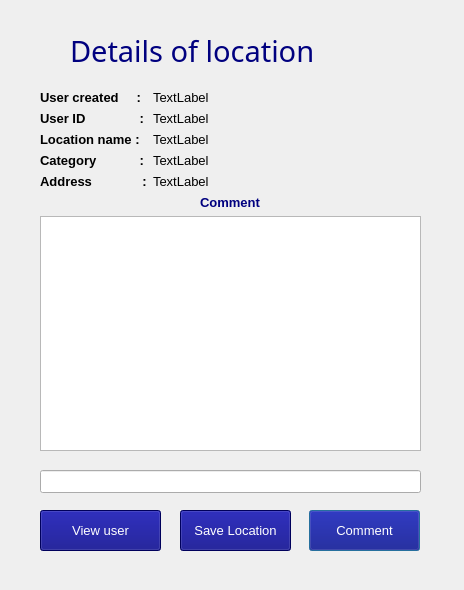
<?xml version="1.0" encoding="UTF-8"?>
<ui version="4.0">
 <class>comment</class>
 <widget class="QDialog" name="comment">
  <property name="geometry">
   <rect>
    <x>0</x>
    <y>0</y>
    <width>464</width>
    <height>590</height>
   </rect>
  </property>
  <property name="font">
   <font>
    <pointsize>10</pointsize>
   </font>
  </property>
  <property name="windowTitle">
   <string>Details of location</string>
  </property>
  <widget class="QLabel" name="label">
   <property name="geometry">
    <rect>
     <x>70</x>
     <y>20</y>
     <width>341</width>
     <height>61</height>
    </rect>
   </property>
   <property name="font">
    <font>
     <family>Source Code Pro</family>
     <pointsize>22</pointsize>
     <weight>9</weight>
     <italic>false</italic>
     <bold>false</bold>
    </font>
   </property>
   <property name="styleSheet">
    <string notr="true">font: 75 22pt &quot;Source Code Pro&quot;;
color: rgb(0, 0, 127);</string>
   </property>
   <property name="text">
    <string>Details of location</string>
   </property>
  </widget>
  <widget class="QWidget" name="verticalLayoutWidget">
   <property name="geometry">
    <rect>
     <x>40</x>
     <y>90</y>
     <width>381</width>
     <height>361</height>
    </rect>
   </property>
   <layout class="QVBoxLayout" name="verticalLayout">
    <item>
     <layout class="QFormLayout" name="formLayout">
      <item row="0" column="0">
       <widget class="QLabel" name="label_3">
        <property name="font">
         <font>
          <family>Ubuntu</family>
          <pointsize>10</pointsize>
          <weight>75</weight>
          <bold>true</bold>
         </font>
        </property>
        <property name="text">
         <string>User created     :</string>
        </property>
       </widget>
      </item>
      <item row="0" column="1">
       <widget class="QLabel" name="label_username">
        <property name="styleSheet">
         <string notr="true">font: 75 10pt &quot;Source Code Pro&quot;;</string>
        </property>
        <property name="text">
         <string>TextLabel</string>
        </property>
       </widget>
      </item>
      <item row="1" column="0">
       <widget class="QLabel" name="label_8">
        <property name="font">
         <font>
          <family>Ubuntu</family>
          <pointsize>10</pointsize>
          <weight>75</weight>
          <bold>true</bold>
         </font>
        </property>
        <property name="text">
         <string>User ID               :</string>
        </property>
       </widget>
      </item>
      <item row="1" column="1">
       <widget class="QLabel" name="label_id">
        <property name="styleSheet">
         <string notr="true">font: 75 10pt &quot;Source Code Pro&quot;;</string>
        </property>
        <property name="text">
         <string>TextLabel</string>
        </property>
       </widget>
      </item>
      <item row="2" column="0">
       <widget class="QLabel" name="label_5">
        <property name="font">
         <font>
          <family>Ubuntu</family>
          <pointsize>10</pointsize>
          <weight>75</weight>
          <bold>true</bold>
         </font>
        </property>
        <property name="text">
         <string>Location name :</string>
        </property>
       </widget>
      </item>
      <item row="2" column="1">
       <widget class="QLabel" name="label_locationName">
        <property name="styleSheet">
         <string notr="true">font: 75 10pt &quot;Source Code Pro&quot;;</string>
        </property>
        <property name="text">
         <string>TextLabel</string>
        </property>
       </widget>
      </item>
      <item row="4" column="0">
       <widget class="QLabel" name="label_9">
        <property name="font">
         <font>
          <family>Ubuntu</family>
          <pointsize>10</pointsize>
          <weight>75</weight>
          <bold>true</bold>
         </font>
        </property>
        <property name="text">
         <string>Address              :</string>
        </property>
       </widget>
      </item>
      <item row="4" column="1">
       <widget class="QLabel" name="label_address">
        <property name="styleSheet">
         <string notr="true">font: 75 10pt &quot;Source Code Pro&quot;;</string>
        </property>
        <property name="text">
         <string>TextLabel</string>
        </property>
       </widget>
      </item>
      <item row="3" column="0">
       <widget class="QLabel" name="label_">
        <property name="font">
         <font>
          <family>Ubuntu</family>
          <pointsize>10</pointsize>
          <weight>75</weight>
          <bold>true</bold>
         </font>
        </property>
        <property name="text">
         <string>Category            :</string>
        </property>
       </widget>
      </item>
      <item row="3" column="1">
       <widget class="QLabel" name="label_type">
        <property name="styleSheet">
         <string notr="true">font: 75 10pt &quot;Source Code Pro&quot;;</string>
        </property>
        <property name="text">
         <string>TextLabel</string>
        </property>
       </widget>
      </item>
     </layout>
    </item>
    <item alignment="Qt::AlignHCenter">
     <widget class="QLabel" name="label_2">
      <property name="font">
       <font>
        <family>Ubuntu</family>
        <pointsize>10</pointsize>
        <weight>75</weight>
        <bold>true</bold>
       </font>
      </property>
      <property name="styleSheet">
       <string notr="true">color: rgb(0, 0, 127);</string>
      </property>
      <property name="text">
       <string>Comment</string>
      </property>
     </widget>
    </item>
    <item>
     <widget class="QListWidget" name="listcomment">
      <property name="styleSheet">
       <string notr="true">font: 75 10pt &quot;Source Code Pro&quot;;</string>
      </property>
     </widget>
    </item>
   </layout>
  </widget>
  <widget class="QPushButton" name="btn_comment">
   <property name="geometry">
    <rect>
     <x>309</x>
     <y>510</y>
     <width>111</width>
     <height>41</height>
    </rect>
   </property>
   <property name="styleSheet">
    <string notr="true">font: 75 10pt &quot;Source Code Pro&quot;;
background-color: rgb(0, 0, 127);
color: rgb(255, 255, 255);</string>
   </property>
   <property name="text">
    <string>Comment</string>
   </property>
  </widget>
  <widget class="QLineEdit" name="input_comment">
   <property name="geometry">
    <rect>
     <x>40</x>
     <y>470</y>
     <width>381</width>
     <height>23</height>
    </rect>
   </property>
  </widget>
  <widget class="QPushButton" name="btn_viewUser">
   <property name="geometry">
    <rect>
     <x>40</x>
     <y>510</y>
     <width>121</width>
     <height>41</height>
    </rect>
   </property>
   <property name="styleSheet">
    <string notr="true">font: 75 10pt &quot;Source Code Pro&quot;;
background-color: rgb(0, 0, 127);
color: rgb(255, 255, 255);</string>
   </property>
   <property name="text">
    <string>View user</string>
   </property>
  </widget>
  <widget class="QPushButton" name="pushButton">
   <property name="geometry">
    <rect>
     <x>180</x>
     <y>510</y>
     <width>111</width>
     <height>41</height>
    </rect>
   </property>
   <property name="styleSheet">
    <string notr="true">font: 75 10pt &quot;Source Code Pro&quot;;
background-color: rgb(0, 0, 127);
color: rgb(255, 255, 255);</string>
   </property>
   <property name="text">
    <string>Save Location</string>
   </property>
  </widget>
 </widget>
 <resources/>
 <connections/>
</ui>
